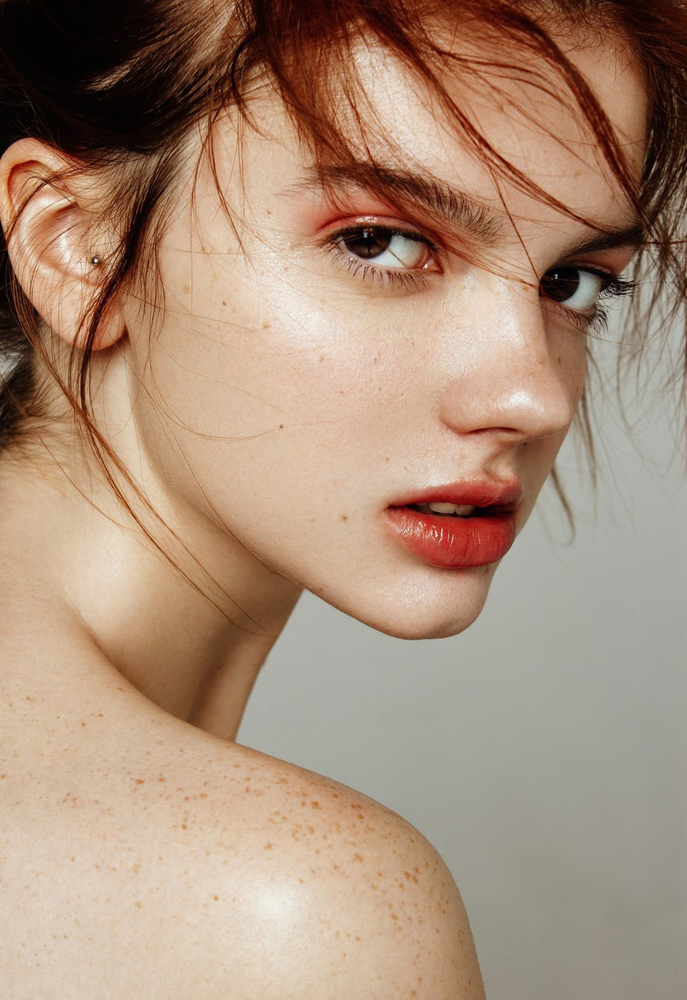
%> input picture 数字图像处理/作业/experiment4-1/test.png, 687 x 1000 px, shrunk from 1024 x 1490 before the run
$ octave experiment4_1.m   (GNU Octave 9; MATLAB toolbox functions it lacks are replaced by stand-ins)
%> lines starting %> are read from the running program, lines starting %| are printed output that depends on the picture
close all;clc;clear;
image=imread("test.png");
%> image is the input picture: size 1000x687x3 uint8; mean R, G, B 169.3, 142, 121.6
imageDFT=fftshift(fft2(image));
[h,w,z]=size(imageDFT);
%> h = 1000; w = 687; z = 3
subplot(2,3,1);imshow(image);
subplot(2,3,4);imshow(imageDFT);
%> after `imshow(imageDFT)`:
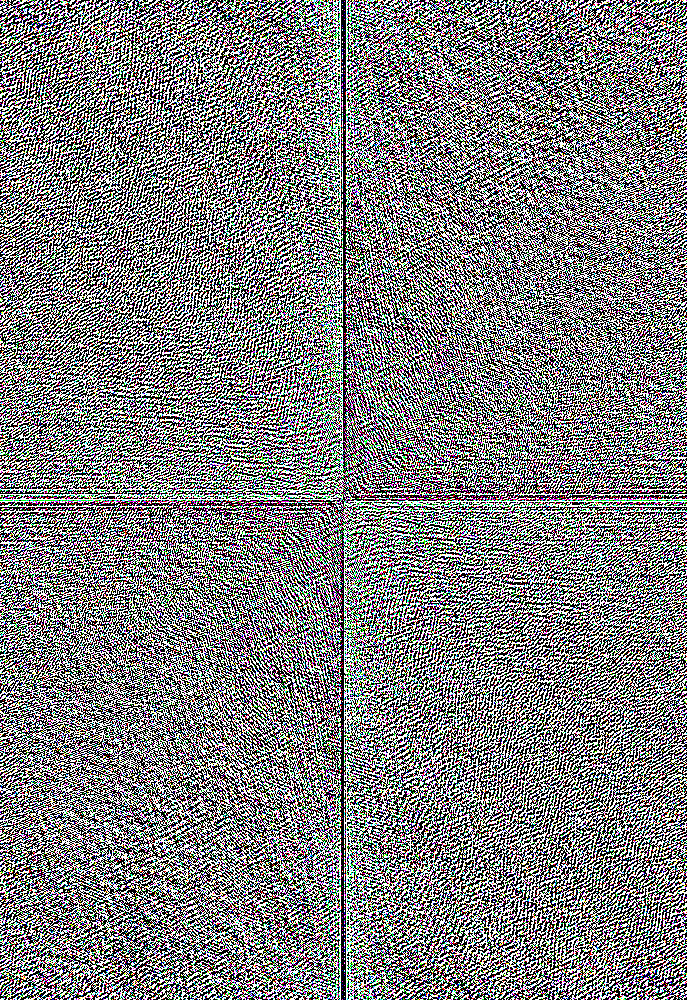
%> displayed picture: size 1000x687x3, on the screen's scale of 0 to 255; mean R, G, B 126.9, 126.6, 126.9
imageDFT1=imageDFT;
imageDFT1(h/2-h/4:h/2+h/4,w/2-w/4:w/2+w/4,:)=0;
subplot(2,3,2);imshow(imageDFT1);
%> after `imshow(imageDFT1)`:
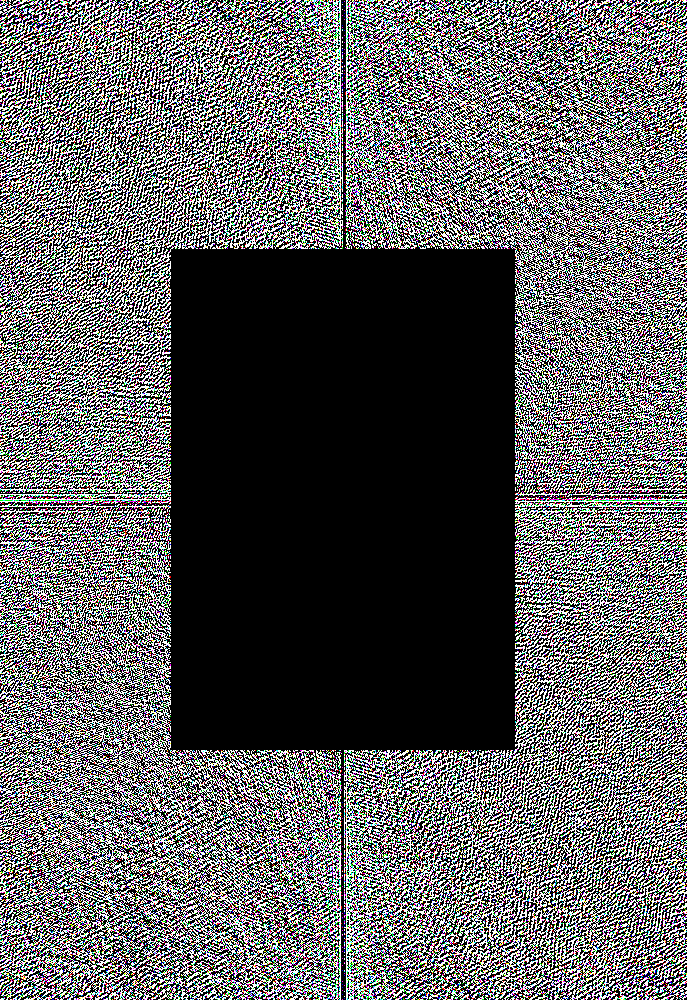
%> displayed picture: size 1000x687x3, on the screen's scale of 0 to 255; mean R, G, B 95, 94.6, 94.9
subplot(2,3,5);imshow(uint8(ifft2(ifftshift(imageDFT1))));
%> (this line was passed over: imshow is not available in this run)
imageDFT2=imageDFT;
imageDFT2(1:h/4,:,:)=0;imageDFT2(h*3/4:h,:,:)=0;
imageDFT2(:,1:w/4,:)=0;imageDFT2(:,w*3/4:w,:)=0;
subplot(2,3,3);imshow(imageDFT2);
%> after `imshow(imageDFT2)`:
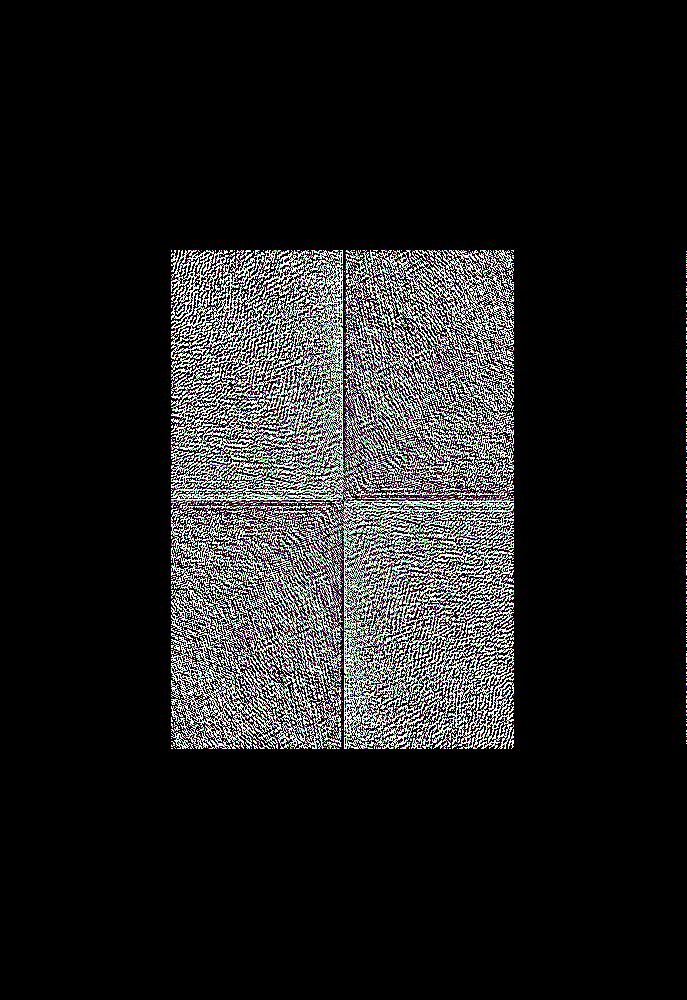
%> displayed picture: size 1000x687x3, on the screen's scale of 0 to 255; mean R, G, B 31.8, 31.9, 31.9
subplot(2,3,6);imshow(uint8(ifft2(ifftshift(imageDFT2))));
%> (this line was passed over: imshow is not available in this run)
%> after `imshow(uint8(ifft2(ifftshift(imageDFT2))))`:
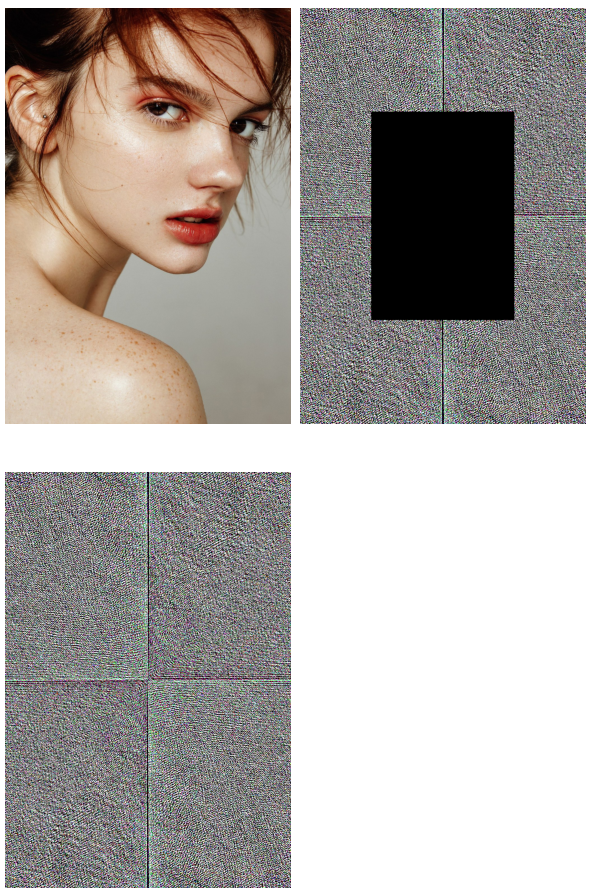
%> figure redrawn from the program's plot data, 4 panels
